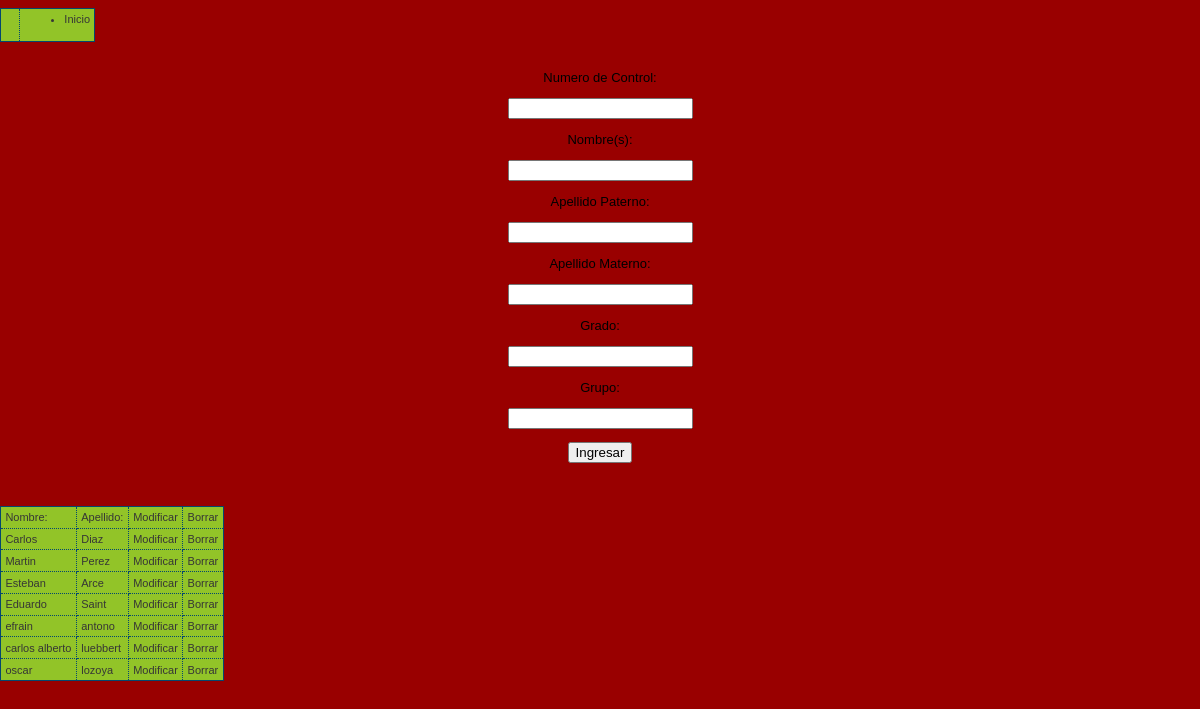
/alumno/bueno.php, run on the app's committed database.
### tables this page shows
CREATE TABLE `Alumnos` (
  `id` int(11) NOT NULL AUTO_INCREMENT,
  `nombrealumno` varchar(40) NOT NULL,
  `apellidopaterno` varchar(40) NOT NULL,
  `apellidomaterno` varchar(40) NOT NULL,
  `numerocontrol` varchar(40) NOT NULL,
  `grado` varchar(40) NOT NULL,
  `grupo` varchar(40) NOT NULL,
  PRIMARY KEY (`id`)
);

### alumno/clase.php (called while the page is built, shortened)
<?php
class Conexion
{
	var $con;
	function Conexion()
	{
		$conection['server']="localhost";
		$conection['user']="root";
		$conection['pass']="buttons";
		$conection['base']="SistemaCE";
		$conect= mysql_pconnect($conection['server'],$conection['user'],$conection['pass']);
		if ($conect)
		{
			$this->con=$conect;
		}
	}
	function getConexion()
	{
		return $this->con;
	}
}
class sQuery
{
	var $pconeccion;
	function sQuery()
	{
		$this->pconeccion= new Conexion();
	}
	function executeQuery($cons)
	{
		$this->pconsulta= mysql_query($cons,$this->pconeccion->getConexion());
		return $this->pconsulta;
	}
}
class Alumno
{
	function getAlumnos()
		{
			$obj_alumno=new sQuery();
			$result=$obj_alumno->executeQuery("select * from Alumnos ORDER BY numerocontrol DESC");
			return $result;
		}
}
?>

### alumno/bueno.php (the view, shortened to what this page needs)
<html>
<head>
</head>
 <link href="view.css" rel="stylesheet" type="text/css" media="all" />
  </head>
  <body id="cherokee_body">
    <div id="container">
      <table id="container-table" >
        <tr>
          <td id="container-logo" onclick="window.location='/';" onmouseover="title='Home!'">&nbsp;&nbsp;&nbsp;</td>
          <td id="container-nav">
        	<ul id="nav">
	   <li><a href=../>Inicio</a></li>
            </ul>
          </td>
        </tr>
      </table>
      <br />
      <div id="main">
  <div class="contents">
<?php
include_once ("clase.php");
	$numerocontrol="";
	$nombrealumno="";
	$apellidopaterno="";
	$apellidomaterno="";
	$grado="";
	$grupo="";
	$id="";
?>
<div >
<form method="POST" action="index.php">
	<p>Numero de Control:</p>
	<p><input type="text" name="numerocontrol" value = "<?php print $numerocontrol ?>"></p>
	<p>Nombre(s):</p>
	<p><input type="text" name="nombrealumno" value = "<?php print $nombrealumno ?>"></p>
	<p>Apellido Paterno:</p>
	<p><input type="text" name="apellidopaterno" value = "<?php print $apellidopaterno ?>"></p>
	<p>Apellido Materno:</p>
	<p><input type="text" name="apellidomaterno" value = "<?php print $apellidomaterno ?>"></p>
	<p>Grado:</p>
	<p><input type="text" name="grado" value = "<?php print $grado ?>"></p>
	<p>Grupo:</p>
	<p><input type="text" name="grupo" value = "<?php print $grupo ?>"></p>
	<p><input type="submit" name="submit" value ="<?php if(is_numeric($id)) print "Modificar"; else print "Ingresar";?>"></p>
<?php
$alumno=new Alumno();
$alumnos= $alumno->getAlumnos();
print '<br/><br/><table border=1>'
		  .'<tr><td>Nombre:</td>'
		  .'<td>Apellido:</td>'
		  .'<td>Modificar</td>'
		  .'<td>Borrar</td></tr>';
while ($row=mysql_fetch_Array($alumnos))
{
	print '<tr>'
		  .'<td>'.$row['nombrealumno'] .'</td>'
		  .'<td>'.$row['apellidopaterno'] .'</td>'
		  .'<td><a href="index.php?md='.$row['id'].'">Modificar</a></td>'
		  .'<td><a href="index.php?br='.$row['id'].'">Borrar</a></td>'
		  .'</tr>';
}
print '</table>';
?>
</body>
</html>

### alumno/view.css (style rules this page uses)
body { background:#990000; font-family:"Lucida Grande", Tahoma, Arial, Verdana, sans-serif; font-size:small; margin:8px 0 16px; text-align:center; }
table { border-collapse: collapse; border: 1px solid #03476F; font: normal 11px verdana, arial, helvetica, sans-serif; color: #363636; background: #92C428; }
td, th { border: 1px dotted #03476F; padding: .4em; color: #363636; }
tbody td a { background: transparent; text-decoration: none; color: #363636; }
tbody th, tbody td { vertical-align: top; text-align: left; }
a { color: #5384BF; text-decoration: none; outline:none; }

### data on the page
alumnos: nombrealumno "Carlos", apellidopaterno "Diaz"
alumnos: nombrealumno "Martin", apellidopaterno "Perez"
alumnos: nombrealumno "Esteban", apellidopaterno "Arce"
alumnos: nombrealumno "Eduardo", apellidopaterno "Saint"
alumnos: nombrealumno "efrain", apellidopaterno "antono"
alumnos: nombrealumno "carlos alberto", apellidopaterno "luebbert"
alumnos: nombrealumno "oscar", apellidopaterno "lozoya"
